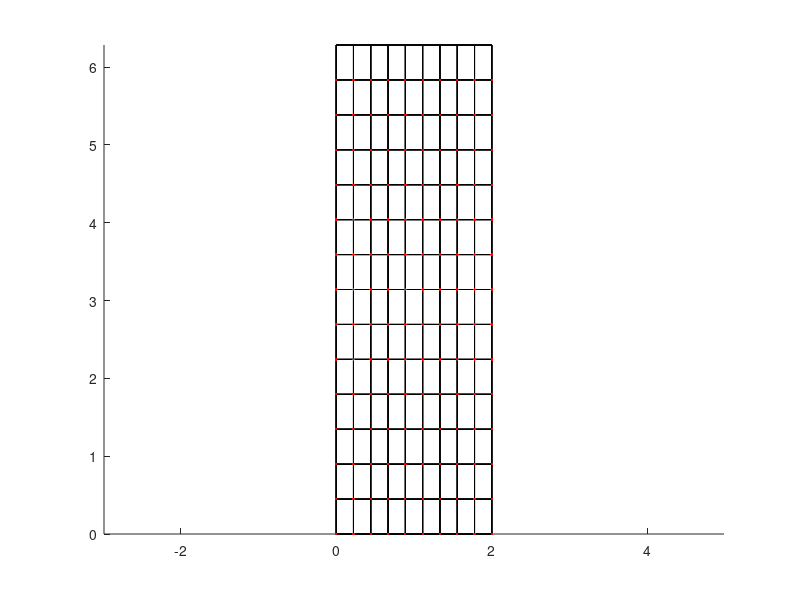

Reproduce this figure in MATLAB.
function cylinderTransformGeometry

n1 = 10; % pocet bodu site profilu
n2 = 15;
n3 = 5;
L = 2;
r1 = 0.5;
r2 = 1.5;

display(['Pocet bunek site je: ', num2str((n1-1)*(n2-1)*(n3-1))]);

X = zeros(n1,n2,n3);
Y = zeros(n1,n2,n3);
Z = zeros(n1,n2,n3);

x = linspace(0,L,n1);
y = linspace(0,2*pi,n2);
z = linspace(r1,r2,n3);
for i = 1:n1
    for j = 1:n2
        for k = 1:n3
            X(i,j,k) = x(i);
            Y(i,j,k) = y(j);
            Z(i,j,k) = z(k);
        end
    end
end

ind = zeros(n1,n2,n3);
P = zeros(n1*(n2-1)*n3,3);
s = 1;
for j = 1:n2-1
    for i = 1:n1    
        for k = 1:n3
            ind(i,j,k) = s-1;
            P(s,:) = [X(i,j,k),Y(i,j,k),Z(i,j,k)];
            s = s + 1;
        end
    end
end
ind(:,n2,:) = ind(:,1,:);

nq = (n1-1)*(n2-1)*(n3-1);
QP = zeros(nq,8);
s = 1;
for i = 1:n1-1
    for j = 1:n2-1
        for k = 1:n3-1
            v = [ind(i,j,k),ind(i+1,j,k),ind(i+1,j+1,k),ind(i,j+1,k),ind(i,j,k+1),ind(i+1,j,k+1),ind(i+1,j+1,k+1),ind(i,j+1,k+1)];
            QP(s,:) = v;
            s = s + 1;
        end
    end
end

% boundary condition
eps = 1e-5;
bound = [];
for i = 1:length(QP(:,1))
    for k = 1:6
        index = face(k);
        xs = sum(P(QP(i,index)+1,1))/4;
        if(abs(xs) < eps)
            bound = [bound; [-2, QP(i,index)]];
        end
        if(abs(xs-L) < eps)
            bound = [bound; [-3, QP(i,index)]];
        end 
    end
end

mkdir('mesh')
dlmwrite('mesh/vertices.txt', P, 'delimiter', ' ', 'precision', 16);
dlmwrite('mesh/elements.txt', QP, 'delimiter', ' ');
dlmwrite('mesh/boundaryType.txt', bound, 'delimiter', ' ');
dlmwrite('mesh/elementType.txt', 63*ones(size(QP,1),1), 'delimiter', ' ');

if(1 == 1)
    figure;
    hold on;
    for k = 1:n3;
        for i = 1:n1
            plot3(X(i,:,k),Y(i,:,k),Z(i,:,k),'k');
        end
        for j = 1:n2
            plot3(X(:,j,k),Y(:,j,k),Z(:,j,k),'k');
        end
    end
    y = P(:,3).*cos(P(:,2));
    z = P(:,3).*sin(P(:,2));
    plot3(P(:,1),P(:,2),P(:,3),'.r')
    axis equal;
end


function ind = face(k)
    switch k
        case(1)
            ind = [0, 1, 2, 3]+1;
        case(2)
            ind = [4, 7, 6, 5]+1;
        case(3)
            ind = [0, 4, 5, 1]+1;
        case(4)
            ind = [1, 5, 6, 2]+1;
        case(5)
            ind = [2, 6, 7, 3]+1;
        case(6)
            ind = [3, 7, 4, 0]+1;
    end










